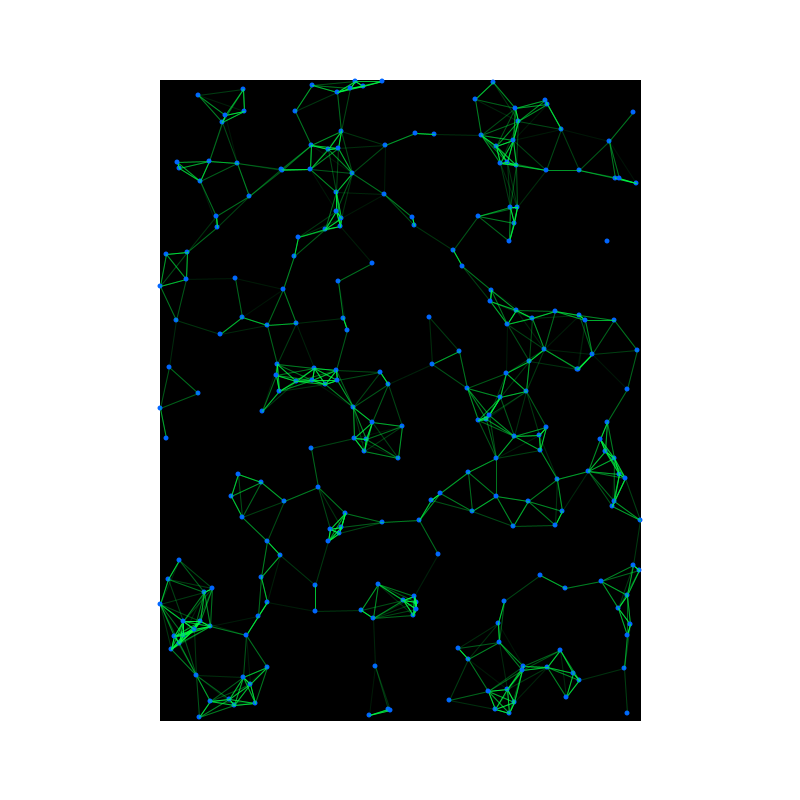
Frame 1 (no input)
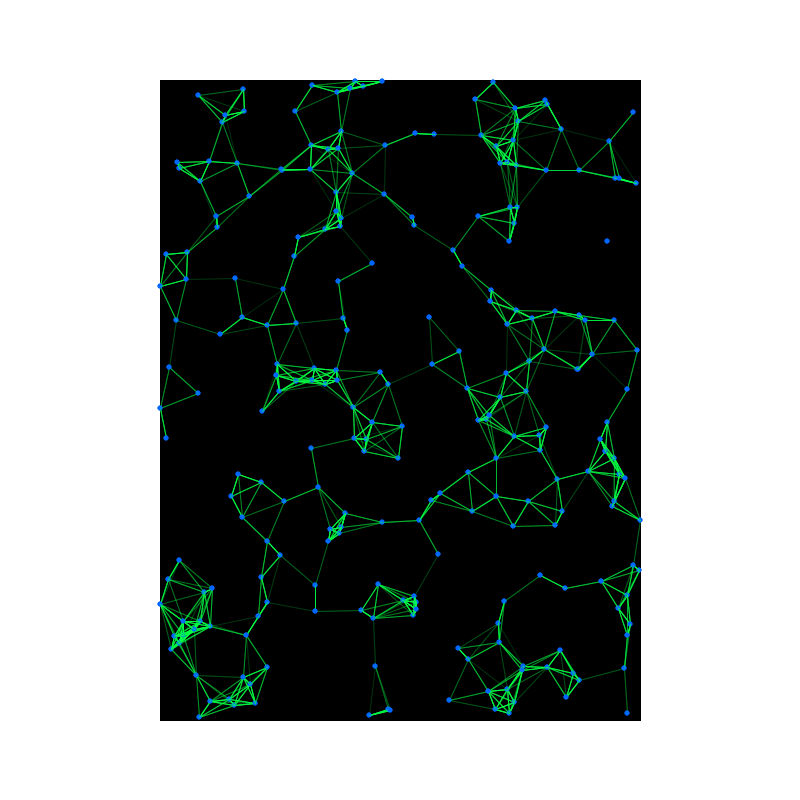
Frame 2 (the mouse pressed at the canvas centre, redrawn once)

The Processing sketch that drew these frames (run headless with seeded random() and noise(); the mouse was pressed at the canvas centre and the sketch redrawn once):

// Processing sketch: build
// ── build.pde
/*
	Places N random dots wherever a pixel is dark/black.
*/

int num = 500;
ArrayList<Ball> balls;

void setup() {
	size(800,800);
	background(255);
	smooth();
	noLoop();

	createStuff();
}

void createStuff() {
	
	// Black rect in center.
	fill(#000000);
	rectMode(CENTER);
	rect(width/2, height/2, width*0.60, height*0.80);

	// Init balls;
	balls = new ArrayList<Ball>();

	// Randomly select a pixel.
	// If it selects a black pixel, then create a circle over it.
	loadPixels();
	for (int i = 0; i < num; ++i) {
		int x = (int) random(width);
		int y = (int) random(height);
		int pixelIndex = y*height + x;
		
		if ( brightness(pixels[pixelIndex]) < 10 ) {
			fill(#FF6600);
			balls.add(new Ball(new PVector(x,y), 5, #0066FF));
		}

	}

}

void draw() {
	for (int i = 0; i < balls.size(); ++i) {
		Ball curBall = balls.get(i);

		for (int j = 0; j < balls.size(); ++j) {
			if ( j != i ) {
				curBall.drawConnectionTo( balls.get(j) );
			}
		}

		curBall.run();

	}
}
				
// ── Ball.pde
public class Ball {

	public PVector location;
	public int radius;
	public color c;

	public Ball(PVector _location, int _radius, color _c) {
		location = _location;
		radius = _radius;
		c = _c;
	}

	public void run() {
		this.update();
		this.display();
	}

	public void update() {

	}

	public void setLocation(PVector _location) {
		location = _location;
	}

	public void setRadius(int _radius) {
		radius = _radius;
	}

	public void drawConnectionTo(Ball otherBall) {
		float distance = location.dist( otherBall.location );
		
		int maxDistance = 50;
		if ( distance < maxDistance ) {
			int strokeAlpha = (int) map(distance, 0, maxDistance, 255, 10);
			stroke(#00FF44, strokeAlpha);
			strokeWeight(1);
			line(location.x, location.y, otherBall.location.x, otherBall.location.y);
		}
	}

	public void display() {
		fill(c);
		noStroke();
		ellipse(location.x, location.y, radius, radius);
	}

}
